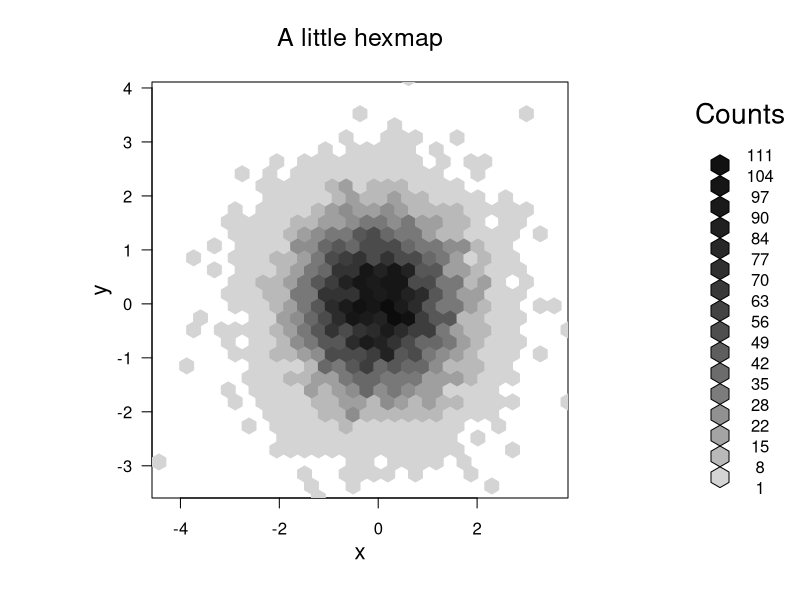

Write R code to recreate this figure.
# Jan-Philipp Kolb
# Mon Oct 19 15:53:08 2020
# hexagons

library(hexbin)

x <- rnorm(10000)
y <- rnorm(10000)

plot(hexbin(x, y), main = "A little hexmap")


# To Do -------------------------------------------------------------------

# - get adequate data
# - data with latitude longitude coordinates


# Links -------------------------------------------------------------------

# https://cran.r-project.org/web/packages/hexbin/hexbin.pdf

# https://www.data-to-viz.com/graph/hexbinmap.html

# https://www.r-graph-gallery.com/hexbin-map


# https://www.data-to-viz.com/story/RegionWithValue.html

# https://timogrossenbacher.ch/2016/12/beautiful-thematic-maps-with-ggplot2-only/

# https://geocompr.robinlovelace.net/adv-map.html



# https://www.r-bloggers.com/2020/06/creating-an-hex-map-of-france-electricity-consumption/
